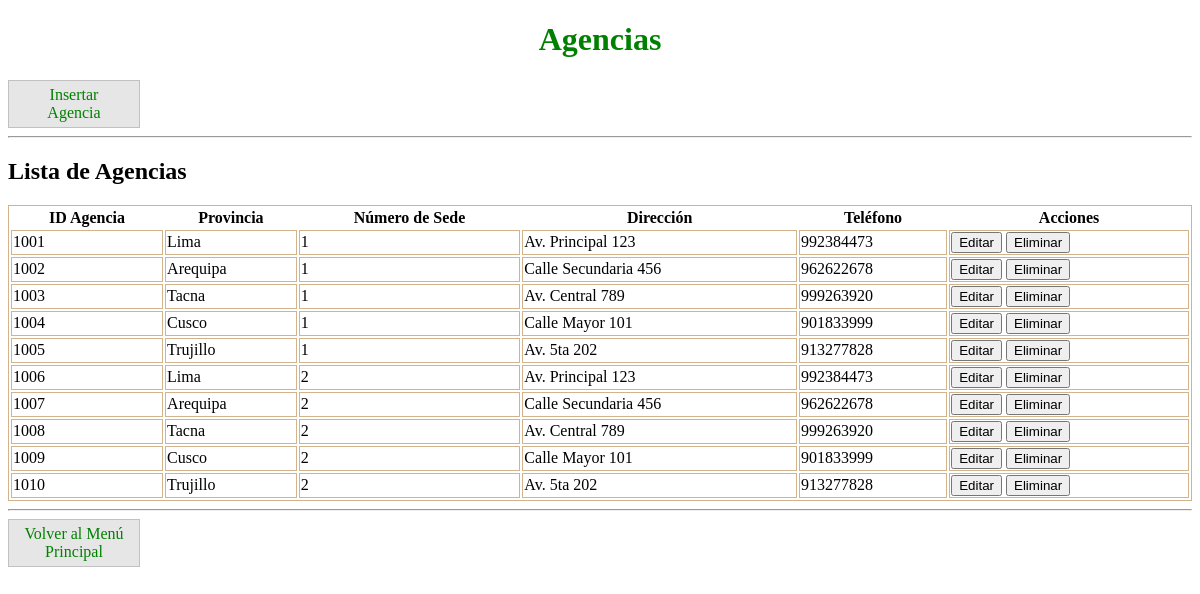
Page /MVC/ADMIN/Agencia/AgenciaForm.php on the committed database.
### tables this page shows
CREATE TABLE agencia(
	id_agencia INT(8) AUTO_INCREMENT PRIMARY KEY,
	provincia VARCHAR(20) NOT NULL,
    numero_sede VARCHAR(15) NOT NULL,
    direccion VARCHAR(30) NOT NULL,
    telefono CHAR(9) DEFAULT NULL
);

### MVC/ADMIN/Agencia/AgenciaForm.php (the view, shortened to what this page needs)
<!DOCTYPE html>
<html lang="es">
<head>
    <link rel="stylesheet" href="../vista/css/app.css">
</head>
<body>
    <h1>Agencias</h1>
    <a href="Insercion.php">Insertar Agencia</a>
    <hr>
    <?php
    require_once '../conexion.php';
    $sql = "SELECT * FROM agencia";
    $result = $conn->query($sql);
    if ($result->num_rows > 0) {
        echo "<h2>Lista de Agencias</h2>";
        echo "<table>";
        echo "<tr><th>ID Agencia</th><th>Provincia</th><th>Número de Sede</th><th>Dirección</th><th>Teléfono</th><th>Acciones</th></tr>";
        while ($row = $result->fetch_assoc()) {
            echo "<tr>";
            echo "<td>" . $row["id_agencia"] . "</td>";
            echo "<td>" . $row["provincia"] . "</td>";
            echo "<td>" . $row["numero_sede"] . "</td>";
            echo "<td>" . $row["direccion"] . "</td>";
            echo "<td>" . $row["telefono"] . "</td>";
            echo "<td>
                    <form action='Edicion.php' method='post' style='display:inline;'>
                        <input type='hidden' name='id_agencia' value='" . $row["id_agencia"] . "'>
                        <input type='submit' value='Editar'>
                    </form>
                    <form action='Eliminacion.php' method='post' style='display:inline;'>
                        <input type='hidden' name='id_agencia' value='" . $row["id_agencia"] . "'>
                        <input type='submit' value='Eliminar'>
                    </form>
                  </td>";
            echo "</tr>";
        }
        echo "</table>";
    } else {
        echo "No se encontraron agencias.";
    }
    ?>
    <hr>
    <a href="../index.php">Volver al Menú Principal</a>
</body>
</html>

### MVC/ADMIN/vista/css/app.css (style rules this page uses)
table { width: 100%; }
table,tr,td { border:1px solid tan; }
h1 { text-align: center; color: green; }

### rows in the picture
agencia: id_agencia "1001", provincia "Lima", numero_sede "1", direccion "Av. Principal 123", telefono "992384473"
agencia: id_agencia "1002", provincia "Arequipa", numero_sede "1", direccion "Calle Secundaria 456", telefono "962622678"
agencia: id_agencia "1003", provincia "Tacna", numero_sede "1", direccion "Av. Central 789", telefono "999263920"
agencia: id_agencia "1004", provincia "Cusco", numero_sede "1", direccion "Calle Mayor 101", telefono "901833999"
agencia: id_agencia "1005", provincia "Trujillo", numero_sede "1", direccion "Av. 5ta 202", telefono "913277828"
agencia: id_agencia "1006", provincia "Lima", numero_sede "2", direccion "Av. Principal 123", telefono "992384473"
agencia: id_agencia "1007", provincia "Arequipa", numero_sede "2", direccion "Calle Secundaria 456", telefono "962622678"
agencia: id_agencia "1008", provincia "Tacna", numero_sede "2", direccion "Av. Central 789", telefono "999263920"
agencia: id_agencia "1009", provincia "Cusco", numero_sede "2", direccion "Calle Mayor 101", telefono "901833999"
agencia: id_agencia "1010", provincia "Trujillo", numero_sede "2", direccion "Av. 5ta 202", telefono "913277828"
